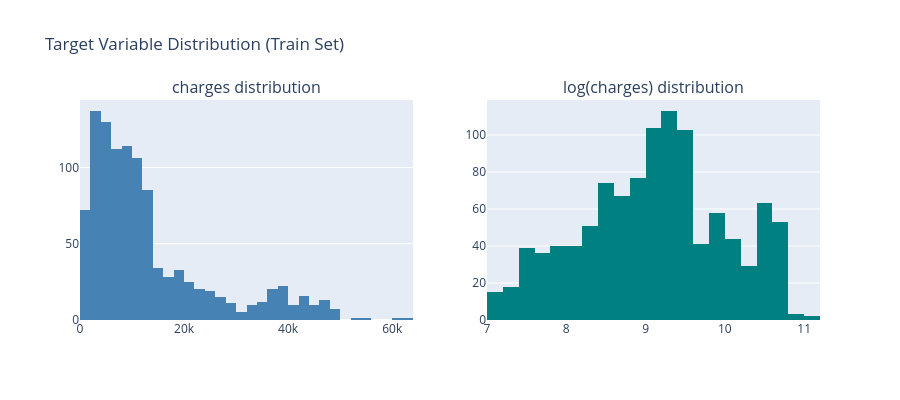

The notebook cell saved with this chart:
### Code cell
# Check if charges is skewed — important for linear regression assumption
charges = df_train['charges']

print('=== charges statistics (Train) ===')
print(charges.describe())

# Plot distribution
fig = make_subplots(rows=1, cols=2,
                    subplot_titles=['charges distribution', 'log(charges) distribution'])

fig.add_trace(go.Histogram(x=charges, nbinsx=40,
              name='charges', marker_color='steelblue'), row=1, col=1)

fig.add_trace(go.Histogram(x=np.log(charges), nbinsx=40,
              name='log(charges)', marker_color='teal'), row=1, col=2)

fig.update_layout(title='Target Variable Distribution (Train Set)',
                  showlegend=False, height=400)
fig.show()

print('\nNote: charges is right-skewed — the log transformation looks more normal.')
print('The modeling team can decide whether to use log(charges) as the target.')

### Figure 1 — Plotly figure (JSON) as saved in the notebook; plotly's stock layout.template omitted (floating-point values rounded to 4 significant figures; data arrays with more than 128 entries replaced by an {"elided": "..."} marker saying what was removed)
{"data": [{"marker": {"color": "steelblue"}, "name": "charges", "nbinsx": 40, "type": "histogram", "x": {"elided": "1070 float values"}, "xaxis": "x", "yaxis": "y"}, {"marker": {"color": "teal"}, "name": "log(charges)", "nbinsx": 40, "type": "histogram", "x": {"elided": "1070 float values"}, "xaxis": "x2", "yaxis": "y2"}], "layout": {"annotations": [{"font": {"size": 16}, "showarrow": false, "text": "charges distribution", "x": 0.225, "xanchor": "center", "xref": "paper", "y": 1, "yanchor": "bottom", "yref": "paper"}, {"font": {"size": 16}, "showarrow": false, "text": "log(charges) distribution", "x": 0.775, "xanchor": "center", "xref": "paper", "y": 1, "yanchor": "bottom", "yref": "paper"}], "height": 400, "showlegend": false, "title": {"text": "Target Variable Distribution (Train Set)"}, "xaxis": {"anchor": "y", "domain": [0, 0.45]}, "xaxis2": {"anchor": "y2", "domain": [0.55, 1]}, "yaxis": {"anchor": "x", "domain": [0, 1]}, "yaxis2": {"anchor": "x2", "domain": [0, 1]}}}
